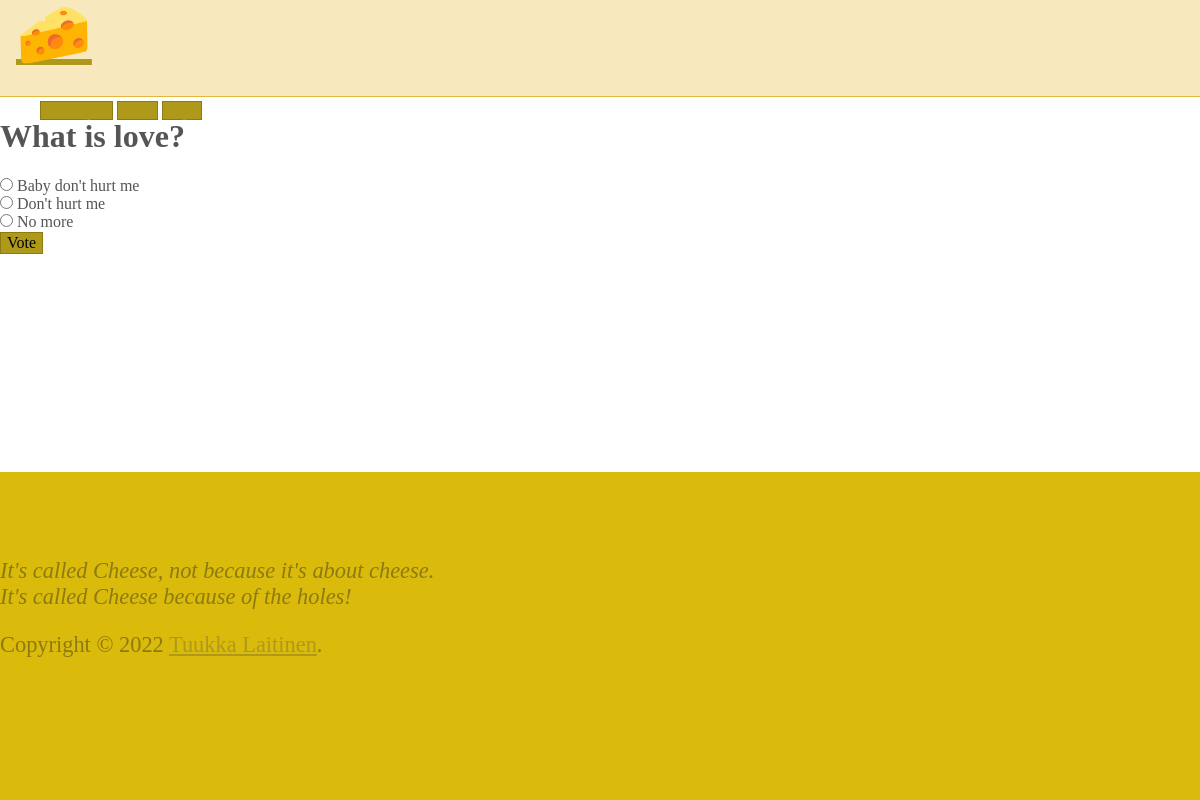
Screenshot of /3/ with the database file from the repository.
### polls/models.py (models this page shows, shortened)
class Question(models.Model):
	question_text = models.CharField(max_length=200)
	pub_date = models.DateTimeField('date published')
	owner = models.ForeignKey(User, on_delete=models.CASCADE)
	def __str__(self) -> str:
		return self.question_text

class Choice(models.Model):
	question = models.ForeignKey(Question, on_delete=models.CASCADE)
	choice_text = models.CharField(max_length=200)
	votes = models.IntegerField(default=0)

### polls/views.py (the view)
# urls.py: path('<int:question_id>/', views.detail, name='detail'),
def detail(request, question_id):
	question = get_object_or_404(Question, pk=question_id)
	choices = Choice.objects.filter(question__pk=question_id)
	if len(Vote.objects.filter(voter=request.user.id,choice__in=choices)) > 0:
		return results(request, question_id)
	return render(request, 'polls/detail.html', {'question': question})

### polls/templates/polls/detail.html (shortened to what this page needs)
{% extends 'base.html' %}
{% block content %}
<form action="{% url 'polls:vote' question.id %}" method="GET">
    <h1>{{ question }}</h1>
    {% for choice in question.choice_set.all %}
    <input type="radio" id="{{ choice.id }}" value="{{ choice.id }}" name="choice" />
    <label class="label-inline" for="{{ choice.id }}">{{ choice.choice_text }}</label>
    <br />
    {% endfor %}
    <input type="submit" value="Vote" />
</form>
{% endblock %}

### polls/static/polls/style.css (style rules this page uses)
body { color: #555; position: relative; min-height: 100vh; }
body::after { content: ''; display: block; height: 200px; }
.button, button, input[type="button"], input[type="reset"], input[type="submit"] { background-color: #af991b; border: 0.1rem solid #8d7a10; }
.label-inline { cursor: pointer; }

### rows the page displays
Question: question_text "What is love?"
Choice: choice_text "Baby don't hurt me"
Choice: choice_text "Don't hurt me"
Choice: choice_text "No more"
